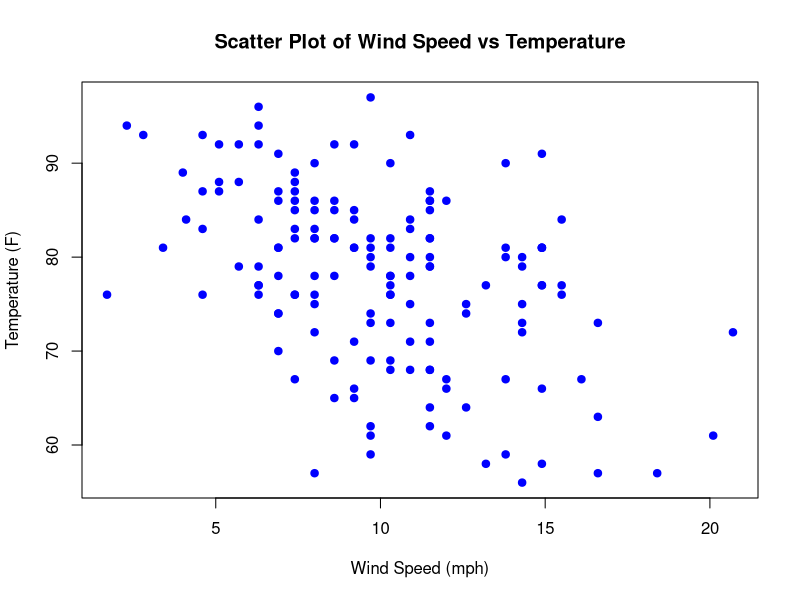

R code for this plot:
# Load the airquality dataset (built-in dataset)
data(airquality)

# View the first few rows of the dataset
cat("First few rows of the airquality dataset:\n")
head(airquality)

# Step i) Selecting using the column number
# Select the 1st column (Ozone) and the 5th column (Temp) using column numbers
selected_columns_by_number <- airquality[, c(1, 5)]
cat("\nSelected columns using column numbers (Ozone and Temp):\n")
print(selected_columns_by_number)

# Step ii) Selecting using the column name
# Select the columns "Ozone" and "Temp" using column names
selected_columns_by_name <- airquality[, c("Ozone", "Temp")]
cat("\nSelected columns using column names (Ozone and Temp):\n")
print(selected_columns_by_name)

# Step iii) Make a scatter plot to compare Wind speed and Temperature
# Scatter plot for Wind speed (Wind) vs Temperature (Temp)
plot(airquality$Wind, airquality$Temp, 
     main = "Scatter Plot of Wind Speed vs Temperature", 
     xlab = "Wind Speed (mph)", 
     ylab = "Temperature (F)", 
     pch = 19, col = "blue")
